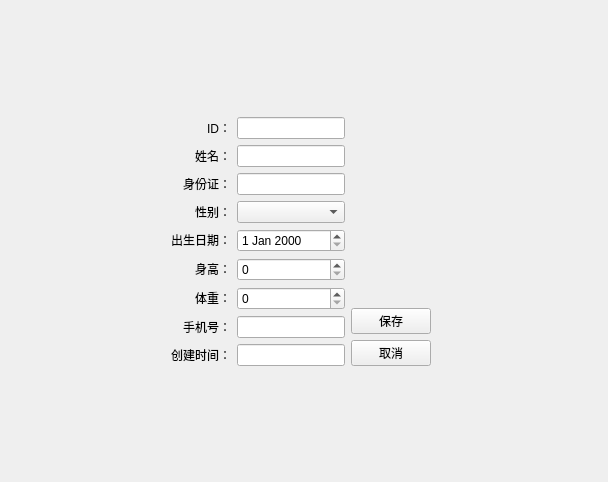
<?xml version="1.0" encoding="UTF-8"?>
<ui version="4.0">
 <class>PatientEditView</class>
 <widget class="QWidget" name="PatientEditView">
  <property name="geometry">
   <rect>
    <x>0</x>
    <y>0</y>
    <width>608</width>
    <height>482</height>
   </rect>
  </property>
  <property name="windowTitle">
   <string>编辑患者信息</string>
  </property>
  <layout class="QVBoxLayout" name="verticalLayout_2">
   <item>
    <spacer name="verticalSpacer_3">
     <property name="orientation">
      <enum>Qt::Orientation::Vertical</enum>
     </property>
     <property name="sizeHint" stdset="0">
      <size>
       <width>20</width>
       <height>93</height>
      </size>
     </property>
    </spacer>
   </item>
   <item>
    <layout class="QHBoxLayout" name="horizontalLayout_2">
     <item>
      <spacer name="horizontalSpacer">
       <property name="sizePolicy">
        <sizepolicy hsizetype="Minimum" vsizetype="Minimum">
         <horstretch>0</horstretch>
         <verstretch>0</verstretch>
        </sizepolicy>
       </property>
       <property name="orientation">
        <enum>Qt::Orientation::Horizontal</enum>
       </property>
       <property name="sizeType">
        <enum>QSizePolicy::Policy::Minimum</enum>
       </property>
       <property name="sizeHint" stdset="0">
        <size>
         <width>160</width>
         <height>20</height>
        </size>
       </property>
      </spacer>
     </item>
     <item>
      <layout class="QHBoxLayout" name="horizontalLayout">
       <item>
        <layout class="QGridLayout" name="gridLayout">
         <item row="0" column="1">
          <widget class="QLineEdit" name="dbEditID">
           <property name="sizePolicy">
            <sizepolicy hsizetype="Minimum" vsizetype="Fixed">
             <horstretch>0</horstretch>
             <verstretch>0</verstretch>
            </sizepolicy>
           </property>
          </widget>
         </item>
         <item row="6" column="0">
          <widget class="QLabel" name="label_6">
           <property name="sizePolicy">
            <sizepolicy hsizetype="Minimum" vsizetype="Fixed">
             <horstretch>0</horstretch>
             <verstretch>0</verstretch>
            </sizepolicy>
           </property>
           <property name="text">
            <string>体重：</string>
           </property>
           <property name="alignment">
            <set>Qt::AlignmentFlag::AlignRight|Qt::AlignmentFlag::AlignTrailing|Qt::AlignmentFlag::AlignVCenter</set>
           </property>
          </widget>
         </item>
         <item row="2" column="1">
          <widget class="QLineEdit" name="dbEditIDCard">
           <property name="sizePolicy">
            <sizepolicy hsizetype="Minimum" vsizetype="Fixed">
             <horstretch>0</horstretch>
             <verstretch>0</verstretch>
            </sizepolicy>
           </property>
          </widget>
         </item>
         <item row="1" column="1">
          <widget class="QLineEdit" name="dbEditName">
           <property name="sizePolicy">
            <sizepolicy hsizetype="Minimum" vsizetype="Fixed">
             <horstretch>0</horstretch>
             <verstretch>0</verstretch>
            </sizepolicy>
           </property>
          </widget>
         </item>
         <item row="6" column="1">
          <widget class="QSpinBox" name="dbSpinWeight">
           <property name="sizePolicy">
            <sizepolicy hsizetype="Minimum" vsizetype="Fixed">
             <horstretch>0</horstretch>
             <verstretch>0</verstretch>
            </sizepolicy>
           </property>
          </widget>
         </item>
         <item row="4" column="0">
          <widget class="QLabel" name="label_5">
           <property name="sizePolicy">
            <sizepolicy hsizetype="Minimum" vsizetype="Fixed">
             <horstretch>0</horstretch>
             <verstretch>0</verstretch>
            </sizepolicy>
           </property>
           <property name="text">
            <string>出生日期：</string>
           </property>
           <property name="alignment">
            <set>Qt::AlignmentFlag::AlignRight|Qt::AlignmentFlag::AlignTrailing|Qt::AlignmentFlag::AlignVCenter</set>
           </property>
          </widget>
         </item>
         <item row="1" column="0">
          <widget class="QLabel" name="label_2">
           <property name="sizePolicy">
            <sizepolicy hsizetype="Minimum" vsizetype="Fixed">
             <horstretch>0</horstretch>
             <verstretch>0</verstretch>
            </sizepolicy>
           </property>
           <property name="text">
            <string>姓名：</string>
           </property>
           <property name="alignment">
            <set>Qt::AlignmentFlag::AlignRight|Qt::AlignmentFlag::AlignTrailing|Qt::AlignmentFlag::AlignVCenter</set>
           </property>
          </widget>
         </item>
         <item row="7" column="0">
          <widget class="QLabel" name="label_8">
           <property name="sizePolicy">
            <sizepolicy hsizetype="Minimum" vsizetype="Fixed">
             <horstretch>0</horstretch>
             <verstretch>0</verstretch>
            </sizepolicy>
           </property>
           <property name="text">
            <string>手机号：</string>
           </property>
           <property name="alignment">
            <set>Qt::AlignmentFlag::AlignRight|Qt::AlignmentFlag::AlignTrailing|Qt::AlignmentFlag::AlignVCenter</set>
           </property>
          </widget>
         </item>
         <item row="3" column="0">
          <widget class="QLabel" name="label_4">
           <property name="sizePolicy">
            <sizepolicy hsizetype="Minimum" vsizetype="Fixed">
             <horstretch>0</horstretch>
             <verstretch>0</verstretch>
            </sizepolicy>
           </property>
           <property name="text">
            <string>性别：</string>
           </property>
           <property name="alignment">
            <set>Qt::AlignmentFlag::AlignRight|Qt::AlignmentFlag::AlignTrailing|Qt::AlignmentFlag::AlignVCenter</set>
           </property>
          </widget>
         </item>
         <item row="4" column="1">
          <widget class="QDateEdit" name="dbDataEditDOB">
           <property name="sizePolicy">
            <sizepolicy hsizetype="Minimum" vsizetype="Fixed">
             <horstretch>0</horstretch>
             <verstretch>0</verstretch>
            </sizepolicy>
           </property>
          </widget>
         </item>
         <item row="0" column="0">
          <widget class="QLabel" name="label">
           <property name="sizePolicy">
            <sizepolicy hsizetype="Minimum" vsizetype="Fixed">
             <horstretch>0</horstretch>
             <verstretch>0</verstretch>
            </sizepolicy>
           </property>
           <property name="text">
            <string>ID：</string>
           </property>
           <property name="alignment">
            <set>Qt::AlignmentFlag::AlignRight|Qt::AlignmentFlag::AlignTrailing|Qt::AlignmentFlag::AlignVCenter</set>
           </property>
          </widget>
         </item>
         <item row="5" column="1">
          <widget class="QSpinBox" name="dbSpinHeight">
           <property name="sizePolicy">
            <sizepolicy hsizetype="Minimum" vsizetype="Fixed">
             <horstretch>0</horstretch>
             <verstretch>0</verstretch>
            </sizepolicy>
           </property>
          </widget>
         </item>
         <item row="5" column="0">
          <widget class="QLabel" name="label_7">
           <property name="sizePolicy">
            <sizepolicy hsizetype="Minimum" vsizetype="Fixed">
             <horstretch>0</horstretch>
             <verstretch>0</verstretch>
            </sizepolicy>
           </property>
           <property name="text">
            <string>身高：</string>
           </property>
           <property name="alignment">
            <set>Qt::AlignmentFlag::AlignRight|Qt::AlignmentFlag::AlignTrailing|Qt::AlignmentFlag::AlignVCenter</set>
           </property>
          </widget>
         </item>
         <item row="3" column="1">
          <widget class="QComboBox" name="dbComboSex">
           <property name="sizePolicy">
            <sizepolicy hsizetype="Minimum" vsizetype="Fixed">
             <horstretch>0</horstretch>
             <verstretch>0</verstretch>
            </sizepolicy>
           </property>
           <property name="currentText">
            <string/>
           </property>
           <property name="currentIndex">
            <number>-1</number>
           </property>
           <property name="placeholderText">
            <string>女</string>
           </property>
          </widget>
         </item>
         <item row="7" column="1">
          <widget class="QLineEdit" name="dbEditMobile">
           <property name="sizePolicy">
            <sizepolicy hsizetype="Minimum" vsizetype="Fixed">
             <horstretch>0</horstretch>
             <verstretch>0</verstretch>
            </sizepolicy>
           </property>
          </widget>
         </item>
         <item row="2" column="0">
          <widget class="QLabel" name="label_3">
           <property name="sizePolicy">
            <sizepolicy hsizetype="Minimum" vsizetype="Fixed">
             <horstretch>0</horstretch>
             <verstretch>0</verstretch>
            </sizepolicy>
           </property>
           <property name="text">
            <string>身份证：</string>
           </property>
           <property name="alignment">
            <set>Qt::AlignmentFlag::AlignRight|Qt::AlignmentFlag::AlignTrailing|Qt::AlignmentFlag::AlignVCenter</set>
           </property>
          </widget>
         </item>
         <item row="8" column="0">
          <widget class="QLabel" name="label_9">
           <property name="text">
            <string>创建时间：</string>
           </property>
          </widget>
         </item>
         <item row="8" column="1">
          <widget class="QLineEdit" name="dbCreatedTimeStamp"/>
         </item>
        </layout>
       </item>
       <item>
        <layout class="QVBoxLayout" name="verticalLayout">
         <item>
          <spacer name="verticalSpacer">
           <property name="orientation">
            <enum>Qt::Orientation::Vertical</enum>
           </property>
           <property name="sizeHint" stdset="0">
            <size>
             <width>20</width>
             <height>40</height>
            </size>
           </property>
          </spacer>
         </item>
         <item>
          <widget class="QPushButton" name="pushButton_2">
           <property name="text">
            <string>保存</string>
           </property>
          </widget>
         </item>
         <item>
          <widget class="QPushButton" name="pushButton">
           <property name="text">
            <string>取消</string>
           </property>
          </widget>
         </item>
        </layout>
       </item>
      </layout>
     </item>
     <item>
      <spacer name="horizontalSpacer_2">
       <property name="orientation">
        <enum>Qt::Orientation::Horizontal</enum>
       </property>
       <property name="sizeHint" stdset="0">
        <size>
         <width>40</width>
         <height>20</height>
        </size>
       </property>
      </spacer>
     </item>
    </layout>
   </item>
   <item>
    <spacer name="verticalSpacer_2">
     <property name="orientation">
      <enum>Qt::Orientation::Vertical</enum>
     </property>
     <property name="sizeHint" stdset="0">
      <size>
       <width>20</width>
       <height>92</height>
      </size>
     </property>
    </spacer>
   </item>
  </layout>
 </widget>
 <resources/>
 <connections/>
</ui>
